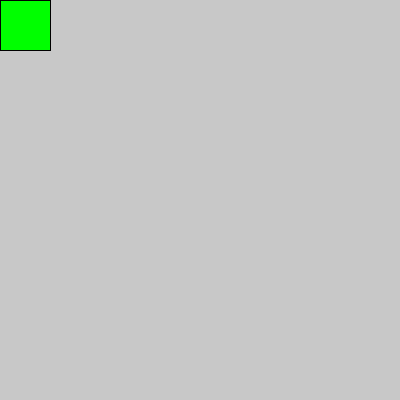
Frame 1 (no input)
Frame 60 (the mouse pressed at the canvas centre just before this capture): identical to frame 1, image omitted
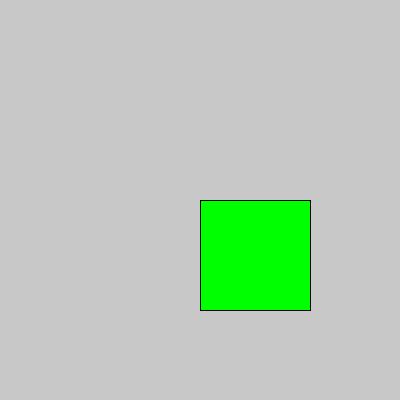
Frame 120 (the mouse held since frame 60 and released just before this capture)

The Processing sketch that drew these frames (run headless with seeded random() and noise(); from frame 60 on, the mouse is pressed at the canvas centre):

// Processing sketch: func_dibujar_cuadrado_tabs_return
// ── func_dibujar_cuadrado_tabs_return.pde
int tam = 50;

void setup(){
  size(400,400);
}

void draw(){
  background(200);
  tam = dibujarCuadradoYRetornarTam(mouseX,mouseY,tam);
}

// ── funciones.pde

void dibujarCuadrado(int posX, int posY, int ancho, int alto){
  if(posX > 100){
    fill(255,0,0);
  }else{
    fill(0);
  }
  rect(posX, posY, ancho, alto);
}

int dibujarCuadradoYRetornarTam(int posX, int posY, int miTam){
  fill(0,255,0);
  if(posX > 100){
     miTam++;
  }
  
  rect(posX, posY, miTam, miTam);
  
  return miTam;
}
